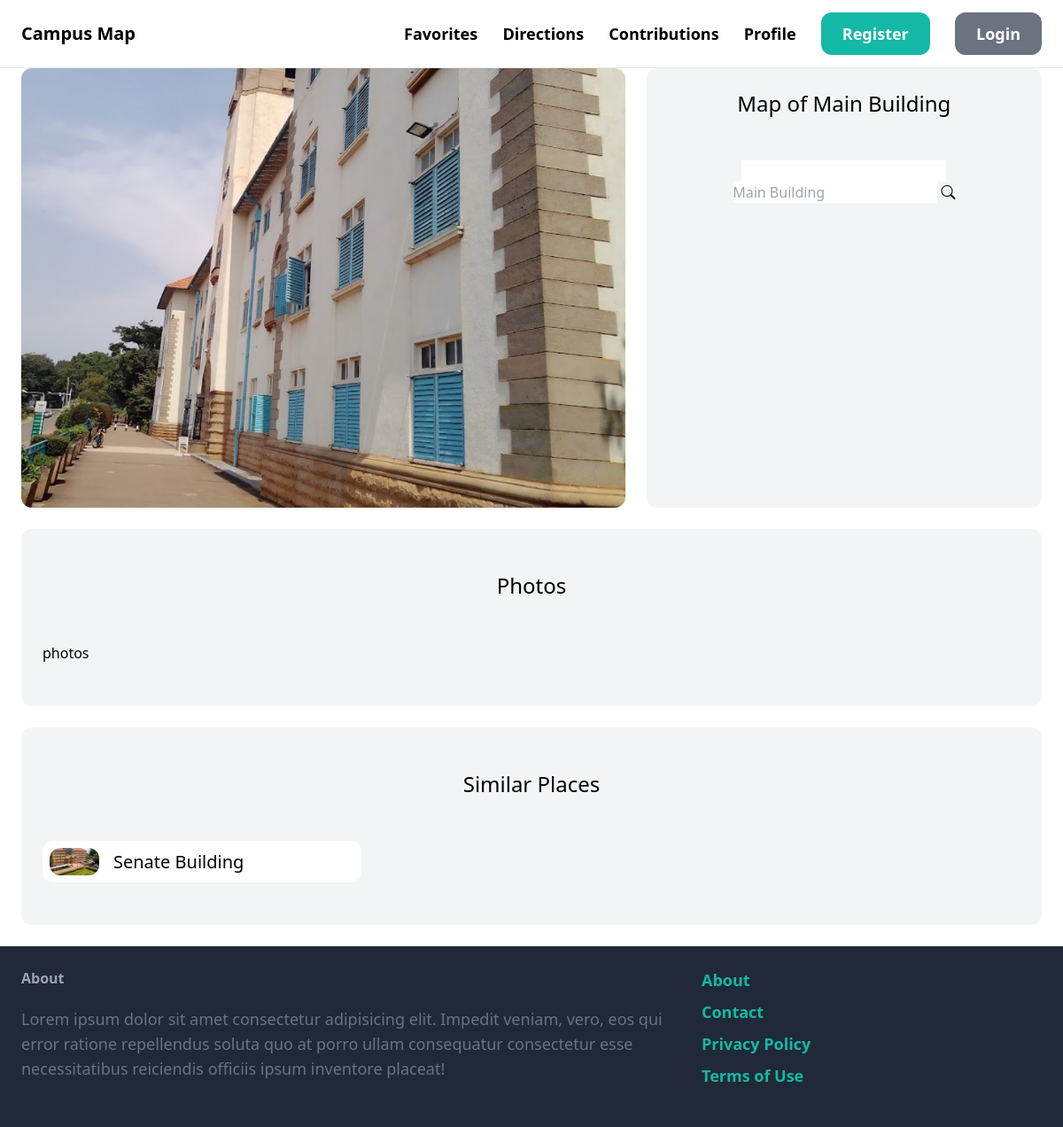
Screenshot of /locations/Main Building/ with the database file from the repository.
### location/models.py (models this page shows, shortened)
class Location(models.Model):
    name = models.CharField(max_length=255)
    category = models.ForeignKey(Category, default='Lecture Building', related_name='locations', on_delete=models.CASCADE)
    latitude = models.FloatField()
    longitude = models.FloatField()
    image = models.ImageField(upload_to='media', blank=True, null=True)
    created_by = models.ForeignKey(User, related_name='locations', on_delete=models.CASCADE)
    created_at = models.DateTimeField(auto_now_add=True)
    class Meta:
        ordering = ('name',)
        verbose_name_plural = 'Locations'

### location/views.py (the view)
# urls.py: path('<str:name>/', views.place, name='place'),
def place(request, name):
    location = get_object_or_404(Location, name=name)
    similar_places = Location.objects.filter(category=location.category).exclude(name=name)[0:3]
    return render(request, 'location/place.html', {
        'location' : location,
        'similar_places' : similar_places
    })

### location/templates/location/place.html (shortened to what this page needs)
{% extends 'core/base.html' %}
{% block content %}
    <div class="grid grid-cols-5 gap-6">
        <div class="col-span-3">
            <img src="{{location.image.url}}" class="rounded-xl w-full" alt="{{location.name}}">
        </div>
        <div class="col-span-2 p-6 bg-gray-100 rounded-xl">
            <h2 class="mb-12 text-2xl text-center">Map of {{location.name}}</h2>
            <div class="input-group w-100 text-center">
                <input type="search" name="" id="">
                <input type="text" class="form-control" placeholder="{{location.name}}">
                <span class="input-group-text"><i class="bi bi-search"></i></span>
            </div>
        </div>
    </div>
    <div class="mt-6 px-6 py-12 bg-gray-100 rounded-xl">
        <h2 class="mb-12 text-2xl text-center">Photos</h2>
        <div class="grid grid-cols-3 gap-3">
            photos
        </div>
    </div>
    <div class="mt-6 px-6 py-12 bg-gray-100 rounded-xl">
        <h2 class="mb-12 text-2xl text-center">Similar Places</h2>
        <div class="grid grid-cols-3 gap-3">
            {% for place in similar_places %}
            <div>
                <a href="{% url 'location:place' place.name %}">
                    <div class="grid grid-cols-5 gap-4 items-center bg-white rounded-xl p-2">
                        <div class="col-span-1">
                            <img src="{{place.image.url}}" class="rounded-xl" alt="{{place.name}}">
                        </div>
                        <div class="col-span-4">
                            <h3 class="text-xl">{{place.name}}</h3>
                        </div>
                    </div>
                </a>
            </div>
            {% endfor %}
        </div>
    </div>
{% endblock content %}

### rows the page displays
Location: image (picture), name "Main Building"
Location: image (picture), name "Senate Building"
